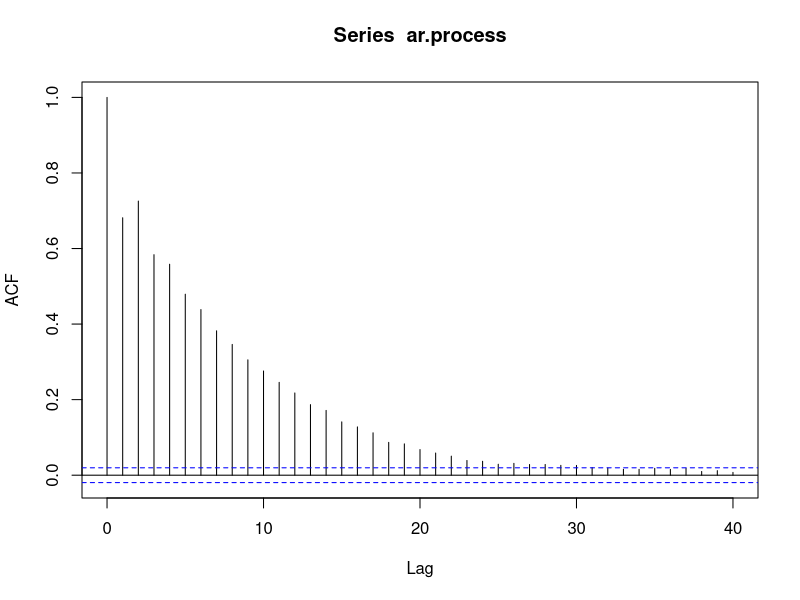
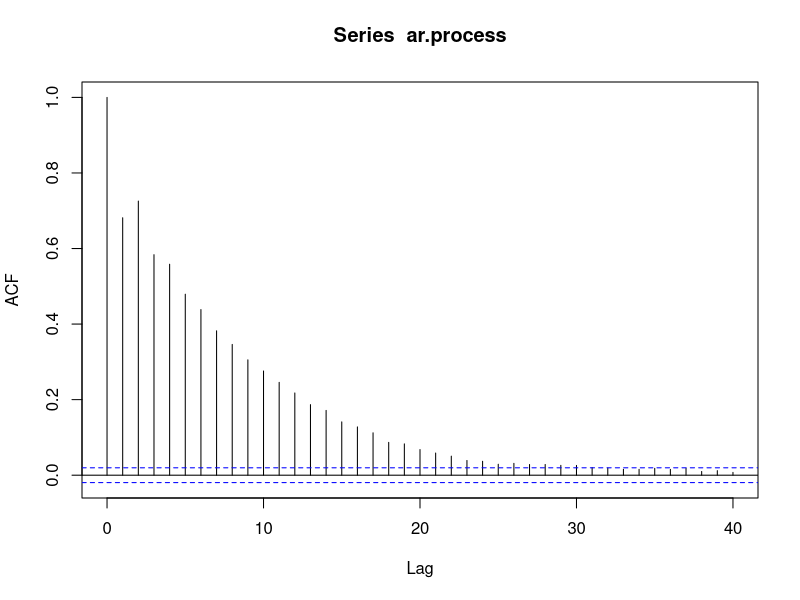
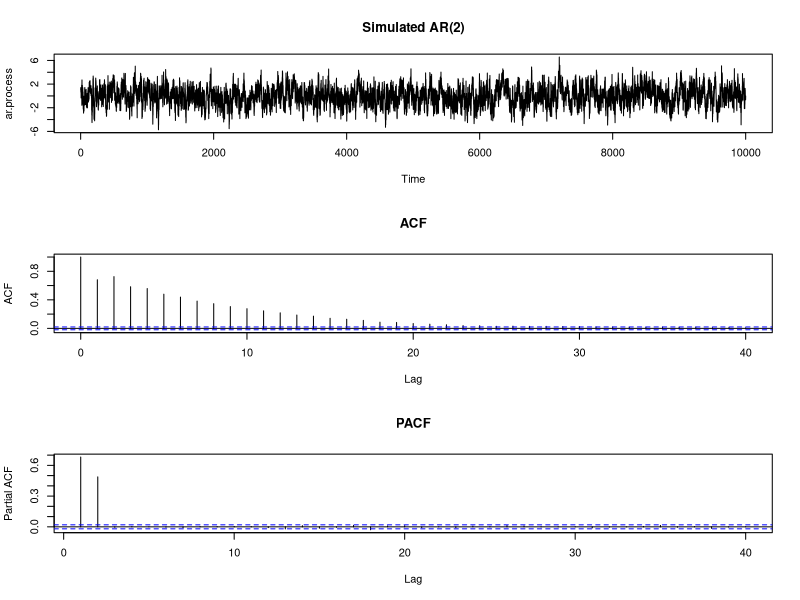
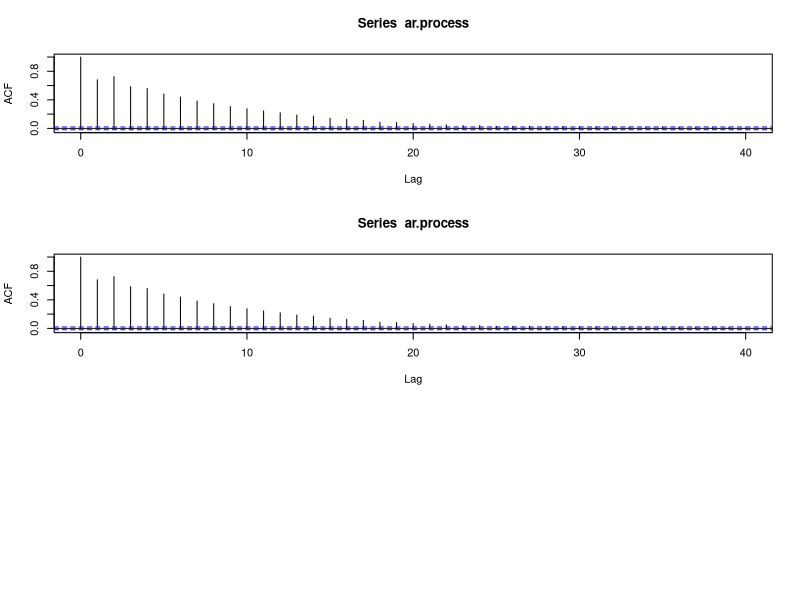
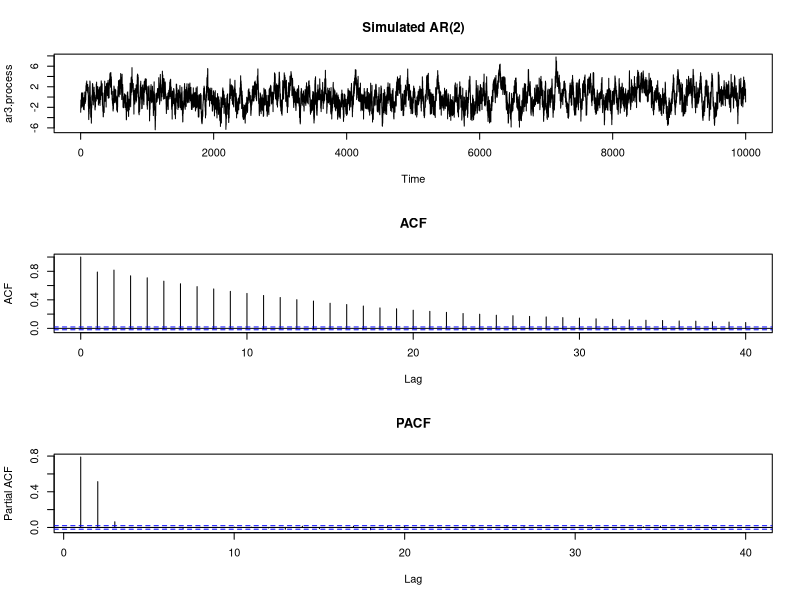

Source code (R) for these figures, in order:
###Simulation of AR(2) Model############
set.seed(2017)
#x(t)=phi1*x(t-1)+phi2*x(t-2)+z_t (z_t ~ N (0,sigm^2)
sigma=4
phi=NULL
phi[1:2]=c(1/3,1/2)
n=10000
ar.process=arima.sim(n,model=list(ar=c(1/3,1/2),sd=4))
ar.process[1:5]
(acf(ar.process))
r=NULL
r[1:2]=acf(ar.process)$acf[2:3]
R=matrix(1,2,2) # 2 x 2 matrix with all members=1
R[1,2]=r[1]
R[2,1]=r[1]
b=matrix(r,nrow=2,ncol=1)
#Rx=b need to solve for x
phi.hat=matrix(c(solve(R,b)[1,1],solve(R,b)[2,1]),2,1)
# Variance estimation
c0=acf(ar.process,type='covariance', plot=F)$acf[1]
var.hat=c0*(1-sum(phi.hat*r))
var.hat
# plot time series along with acf and pacf
par(mfrow=c(3,1))
plot(ar.process,main='Simulated AR(2)')
acf(ar.process,main='ACF')
pacf(ar.process, main='PACF')
###Simulation of AR3 Model###################
set.seed(2017)
#x(t)=phi1*x(t-1)+phi2*x(t-2)+phi3*x(t-3)+z_t (z_t ~ N (0,sigm^2)
sigma=4
phi=NULL
phi[1:3]=c(1/3,1/2,7/100)
n=10000
ar3.process=arima.sim(n,model=list(ar=c(1/3,1/2,7/100),sd=4))
ar.process[1:5]
(acf(ar.process))
r=NULL
r[1:3]=acf(ar.process)$acf[2:4]
R=matrix(1,3,3) # 3 x 3 matrix with all members=1
R[1,2]=r[1]
R[1,3]=r[2]
R[2,1]=r[1]
R[2,3]=r[1]
R[3,1]=r[2]
R[3,2]=r[1]
b=matrix(,nrow=3,ncol=1)
b[1,1]=r[1]
b[2,1]=r[2]
b[3,1]=r[3]
#Rx=b need to solve for x (for phi)
phi.hat=solve(R,b)
# Variance estimation
c0=acf(ar3.process,type='covariance', plot=F)$acf[1]
var.hat=c0*(1-sum(phi.hat*r))
var.hat
# plot time series along with acf and pacf
par(mfrow=c(3,1))
plot(ar3.process,main='Simulated AR(2)')
acf(ar3.process,main='ACF')
pacf(ar3.process, main='PACF')
##############Home Work##################
r=NULL
r[1:3]=c(0.8,0.6,0.2)
c0=5
R=matrix(1,3,3) # 3 x 3 matrix with all members=1
R[1,2]=r[1]
R[1,3]=r[2]
R[2,1]=r[1]
R[2,3]=r[1]
R[3,1]=r[2]
R[3,2]=r[1]
b=matrix(,nrow=3,ncol=1)
b[1,1]=r[1]
b[2,1]=r[2]
b[3,1]=r[3]
phi=solve(R,b)
var=c0*(1-sum(phi*r))
